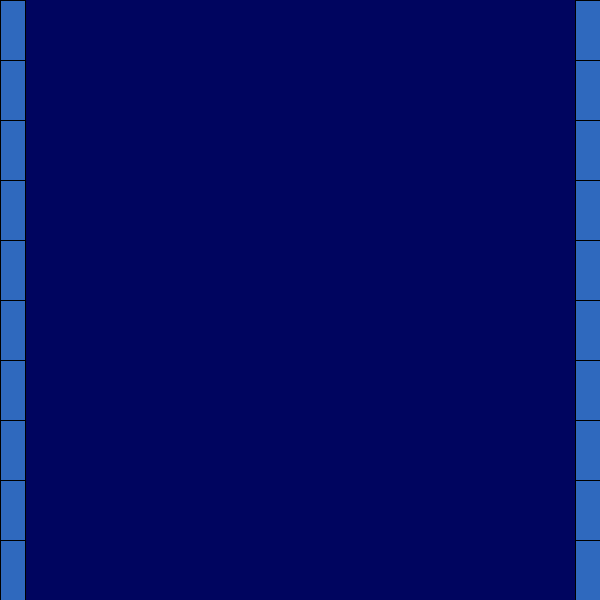
Frame 1 (no input)
Frame 60 (the mouse pressed at the canvas centre just before this capture): identical to frame 1, image omitted
Frame 120 (the mouse held since frame 60 and released just before this capture): identical to frame 1, image omitted

The Processing sketch that drew this single still picture (run headless with seeded random() and noise(); from frame 60 on, the mouse is pressed at the canvas centre):

// Processing sketch: week03_4_processing_NS_SHAFT_01_build_wall
// ── week03_4_processing_NS_SHAFT_01_build_wall.pde
// week03_4_processing_NS_SHAFT_01_build_wall
// 小朋友下樓梯
void setup(){
  size(600, 600); // 小畫家截圖YouTube圖片, 得到大小
}
void draw(){
  background(0, 5, 95); // 小畫家的吸管「吸色彩」再編輯
  fill(47, 105, 190); // 左右磚的色彩
  for (int i = 0; i<=10; i++){
    rect(0, i*60, 25, 60); // 左邊的牆
    rect(600-25, i*60, 25, 60); // 右邊的牆
  }
}
